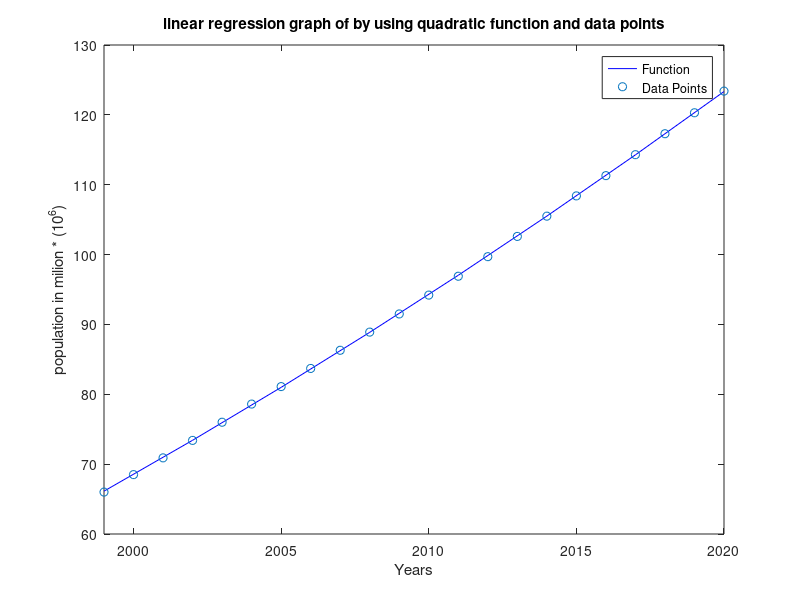

The MATLAB source for this figure:

%% code for Quadratic Data Curve Fitting
clear
clc
%data points 
x1 = [1999 2000 2001 2002 2003 2004 2005 2006 2007 2008 2009 2010 2011 2012 2013 2014 2015 2016 2017 2018 2019 2020 ]; %number of years
y1 = [66 68.5 70.9 73.4 76 78.6 81.1 83.7 86.3 88.9 91.5 94.2 96.9 99.7 102.6 105.5 108.4 111.3 114.3 117.3 120.3 123.4 ];% population in million

%% The Algoritms
X=[1 1 1 1 1 1 1 1 1 1 1 1 1 1 1 1 1 1 1 1 1 1 ; 1999 2000 2001 2002 2003 2004 2005 2006 2007 2008 2009 2010 2011 2012 2013 2014 2015 2016 2017 2018 2019 2020;1999^2 2000^2 2001^2 2002^2 2003^2 2004^2 2005^2 2006^2 2007^2 2008^2 2009^2 2010^2 2011^2 2012^2 2013^2 2014^2 2015^2 2016^2 2017^2 2018^2 2019^2 2020^2];
Y=y1;
Xnew = inv((X*transpose(X)));
ynew= X*transpose(Y);
coff = Xnew * ynew;
f=@(x) coff(1) + coff(2)*x + coff(3)*x^2; % the function 

%% Error calculation 
for i=1:size(y1,2)
    eror(i)=abs(y1(i)-f(x1(i)))/y1(i);
end
fprintf('The error is %f %% \n ',norm(eror,Inf)*100)

%% Graphical representation

% Plot the function
fplot(@(x) coff(1) + coff(2)*x + coff(3)*x^2,[1999 2020],'b')
hold on % Hold the graph to add scatter plot
% Add the scatter plot
scatter(x1, y1)
% Add axis labels and legend
xlabel('Years')
ylabel('population in milion * (10^6)')
legend('Function', 'Data Points')

% Add title
title('linear regression graph of by using quadratic function and data points')
